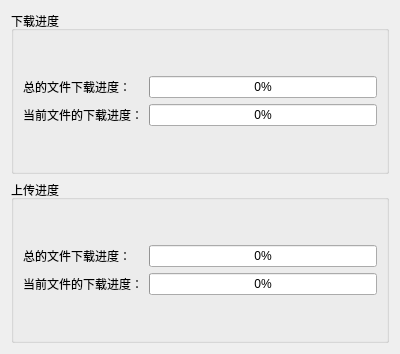
<?xml version="1.0" encoding="UTF-8"?>
<ui version="4.0">
 <class>widget</class>
 <widget class="QWidget" name="widget">
  <property name="geometry">
   <rect>
    <x>0</x>
    <y>0</y>
    <width>400</width>
    <height>354</height>
   </rect>
  </property>
  <property name="windowTitle">
   <string>Form</string>
  </property>
  <layout class="QVBoxLayout" name="verticalLayout">
   <item>
    <widget class="QGroupBox" name="groupBox">
     <property name="title">
      <string>下载进度</string>
     </property>
     <layout class="QGridLayout" name="gridLayout_4">
      <item row="0" column="0">
       <layout class="QGridLayout" name="gridLayout" rowstretch="2,9">
        <item row="0" column="0">
         <widget class="QLabel" name="label">
          <property name="text">
           <string>总的文件下载进度：</string>
          </property>
         </widget>
        </item>
        <item row="0" column="1">
         <widget class="QProgressBar" name="downTotaProgressBar">
          <property name="value">
           <number>0</number>
          </property>
         </widget>
        </item>
        <item row="1" column="0">
         <widget class="QLabel" name="label_2">
          <property name="text">
           <string>当前文件的下载进度：</string>
          </property>
         </widget>
        </item>
        <item row="1" column="1">
         <widget class="QProgressBar" name="downProgressBar">
          <property name="value">
           <number>0</number>
          </property>
         </widget>
        </item>
       </layout>
      </item>
     </layout>
    </widget>
   </item>
   <item>
    <widget class="QGroupBox" name="groupBox_2">
     <property name="title">
      <string>上传进度</string>
     </property>
     <layout class="QGridLayout" name="gridLayout_3">
      <item row="0" column="0">
       <layout class="QGridLayout" name="gridLayout_2" rowstretch="2,9">
        <item row="0" column="0">
         <widget class="QLabel" name="label_3">
          <property name="text">
           <string>总的文件下载进度：</string>
          </property>
         </widget>
        </item>
        <item row="0" column="1">
         <widget class="QProgressBar" name="uploadTotalProgressBar">
          <property name="value">
           <number>0</number>
          </property>
         </widget>
        </item>
        <item row="1" column="0">
         <widget class="QLabel" name="label_4">
          <property name="text">
           <string>当前文件的下载进度：</string>
          </property>
         </widget>
        </item>
        <item row="1" column="1">
         <widget class="QProgressBar" name="uploadProgressBar">
          <property name="value">
           <number>0</number>
          </property>
         </widget>
        </item>
       </layout>
      </item>
     </layout>
    </widget>
   </item>
  </layout>
 </widget>
 <resources/>
 <connections/>
</ui>
